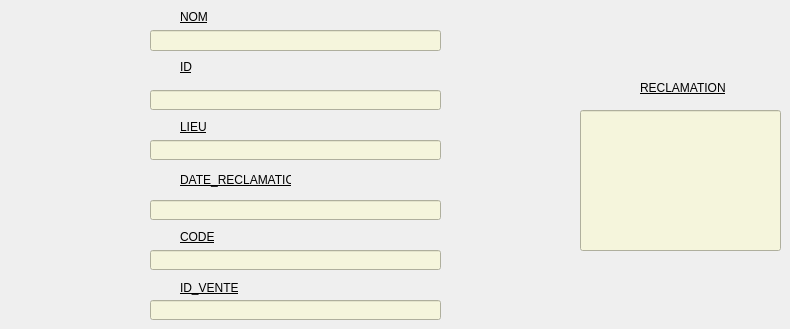
      <widget class="QWidget" name="page_12">
       <widget class="QLineEdit" name="rec_rec">
        <property name="geometry">
         <rect>
          <x>580</x>
          <y>110</y>
          <width>201</width>
          <height>141</height>
         </rect>
        </property>
        <property name="styleSheet">
         <string notr="true">background-color:beige;</string>
        </property>
       </widget>
       <widget class="QLineEdit" name="id_vente">
        <property name="geometry">
         <rect>
          <x>150</x>
          <y>300</y>
          <width>291</width>
          <height>20</height>
         </rect>
        </property>
        <property name="styleSheet">
         <string notr="true">background-color:beige;</string>
        </property>
       </widget>
       <widget class="QLabel" name="label_9">
        <property name="geometry">
         <rect>
          <x>180</x>
          <y>120</y>
          <width>47</width>
          <height>13</height>
         </rect>
        </property>
        <property name="styleSheet">
         <string notr="true">font: 8pt &quot;MS Shell Dlg 2&quot;;
text-decoration: underline;</string>
        </property>
        <property name="text">
         <string>LIEU</string>
        </property>
       </widget>
       <widget class="QLineEdit" name="date_rec">
        <property name="geometry">
         <rect>
          <x>150</x>
          <y>200</y>
          <width>291</width>
          <height>20</height>
         </rect>
        </property>
        <property name="styleSheet">
         <string notr="true">background-color:beige;</string>
        </property>
       </widget>
       <widget class="QLineEdit" name="lieu_rec">
        <property name="geometry">
         <rect>
          <x>150</x>
          <y>140</y>
          <width>291</width>
          <height>20</height>
         </rect>
        </property>
        <property name="styleSheet">
         <string notr="true">background-color:beige;</string>
        </property>
       </widget>
       <widget class="QLineEdit" name="code_rec">
        <property name="geometry">
         <rect>
          <x>150</x>
          <y>250</y>
          <width>291</width>
          <height>20</height>
         </rect>
        </property>
        <property name="styleSheet">
         <string notr="true">background-color:beige;</string>
        </property>
       </widget>
       <widget class="QLabel" name="label_10">
        <property name="geometry">
         <rect>
          <x>180</x>
          <y>230</y>
          <width>47</width>
          <height>13</height>
         </rect>
        </property>
        <property name="styleSheet">
         <string notr="true">font: 8pt &quot;MS Shell Dlg 2&quot;;
text-decoration: underline;</string>
        </property>
        <property name="text">
         <string>CODE</string>
        </property>
       </widget>
       <widget class="QLineEdit" name="id_rec">
        <property name="geometry">
         <rect>
          <x>150</x>
          <y>90</y>
          <width>291</width>
          <height>20</height>
         </rect>
        </property>
        <property name="styleSheet">
         <string notr="true">background-color:beige;</string>
        </property>
       </widget>
       <widget class="QLabel" name="label_11">
        <property name="geometry">
         <rect>
          <x>180</x>
          <y>170</y>
          <width>111</width>
          <height>20</height>
         </rect>
        </property>
        <property name="styleSheet">
         <string notr="true">font: 8pt &quot;MS Shell Dlg 2&quot;;
text-decoration: underline;</string>
        </property>
        <property name="text">
         <string>DATE_RECLAMATION</string>
        </property>
       </widget>
       <widget class="QLabel" name="label_12">
        <property name="geometry">
         <rect>
          <x>180</x>
          <y>10</y>
          <width>47</width>
          <height>13</height>
         </rect>
        </property>
        <property name="styleSheet">
         <string notr="true">font: 75 8pt &quot;MS Shell Dlg 2&quot;;
text-decoration: underline;</string>
        </property>
        <property name="text">
         <string>NOM</string>
        </property>
       </widget>
       <widget class="QLineEdit" name="nom_rec">
        <property name="geometry">
         <rect>
          <x>150</x>
          <y>30</y>
          <width>291</width>
          <height>21</height>
         </rect>
        </property>
        <property name="styleSheet">
         <string notr="true">background-color:beige;</string>
        </property>
       </widget>
       <widget class="QLabel" name="label_13">
        <property name="geometry">
         <rect>
          <x>640</x>
          <y>80</y>
          <width>91</width>
          <height>16</height>
         </rect>
        </property>
        <property name="styleSheet">
         <string notr="true">font: 75 8pt &quot;MS Shell Dlg 2&quot;;
text-decoration: underline;</string>
        </property>
        <property name="text">
         <string>RECLAMATION</string>
        </property>
       </widget>
       <widget class="QLabel" name="label_14">
        <property name="geometry">
         <rect>
          <x>180</x>
          <y>60</y>
          <width>47</width>
          <height>13</height>
         </rect>
        </property>
        <property name="styleSheet">
         <string notr="true">font: 8pt &quot;MS Shell Dlg 2&quot;;
text-decoration: underline;</string>
        </property>
        <property name="text">
         <string>ID</string>
        </property>
       </widget>
       <widget class="QLabel" name="label_54">
        <property name="geometry">
         <rect>
          <x>180</x>
          <y>280</y>
          <width>81</width>
          <height>16</height>
         </rect>
        </property>
        <property name="styleSheet">
         <string notr="true">font: 8pt &quot;MS Shell Dlg 2&quot;;
text-decoration: underline;</string>
        </property>
        <property name="text">
         <string>ID_VENTE</string>
        </property>
       </widget>
      </widget>
